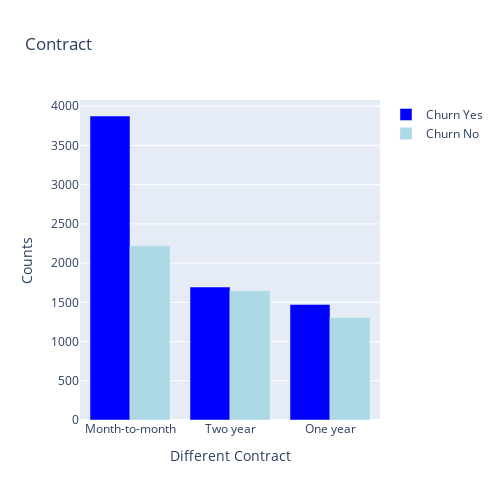

Here is the notebook cell this chart was saved with:
### Code cell
#examination the various contracts in which the customers were enrolled for churn yes and churn no
# Creating the figure
fig = go.Figure()

# Churn Yes
fig.add_trace(go.Bar(name='Churn Yes',
                     x=['Month-to-month', 'Two year', 'One year'],
                     y=[3875, 1695, 1473],
                     marker_color='blue'))

# Churn No
fig.add_trace(go.Bar(name='Churn No',
                     x=['Month-to-month', 'Two year', 'One year'],
                     y=[2220, 1647, 1307],
                     marker_color='lightblue'))

# Updating the layout
fig.update_layout(title='Contract',
                  autosize=False,
                  width=500,
                  height=500)

# Updating the axes
fig.update_xaxes(title='Different Contract')
fig.update_yaxes(title='Counts')

# Displaying the figure
fig.show()

### Figure 1 — Plotly figure (JSON) as saved in the notebook; plotly's stock layout.template omitted (floating-point values rounded to 4 significant figures)
{"data": [{"marker": {"color": "blue"}, "name": "Churn Yes", "type": "bar", "x": ["Month-to-month", "Two year", "One year"], "y": [3875, 1695, 1473]}, {"marker": {"color": "lightblue"}, "name": "Churn No", "type": "bar", "x": ["Month-to-month", "Two year", "One year"], "y": [2220, 1647, 1307]}], "layout": {"autosize": false, "height": 500, "title": {"text": "Contract"}, "width": 500, "xaxis": {"title": {"text": "Different Contract"}}, "yaxis": {"title": {"text": "Counts"}}}}
